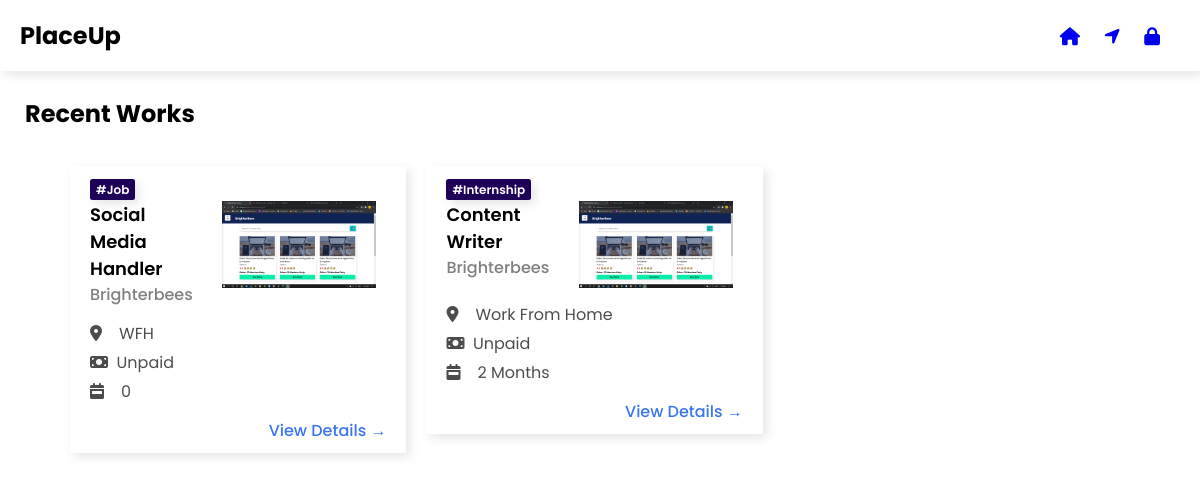
Page /placeup/works/ (signed in) on the committed database.
### PLACEUP/models.py (models this page shows)
class Work(models.Model):
    TYPE = (('INERNSHIP','INERNSHIP'),('JOB','JOB'))
    EMP = (('Part Time Job','Part Time Job'),('Full Time Job','Full Time Job'))
    Type = models.CharField(max_length=20)
    emp_type = models.CharField(max_length=50)
    work_name = models.CharField(max_length=100)
    company = models.ForeignKey(CompanyProfile, on_delete = models.CASCADE)
    about = RichTextField()
    min_requirement = RichTextField()
    location = models.CharField(max_length=100) # Work from Home , Remote or Delhi, India
    experience_or_time = models.CharField(max_length=10) # Expererience in Job and INtern time in Internship
    tech_stack = models.CharField(max_length=100)
    posted = models.DateField(auto_now_add = True)
    number_of_vacancy = models.CharField(max_length=3)
    status = models.BooleanField(default = True)
    salary_or_stipend = models.CharField(max_length=20)
    applicants = models.ManyToManyField(Profile)
    resume_selected = models.ManyToManyField(Profile, related_name = 'resume_selected')
    hired = models.ManyToManyField(Profile, related_name = 'hired')

class CompanyProfile(models.Model):
    company_type = models.CharField(max_length = 30)
    company_specialization = models.CharField(max_length = 30)
    phone = models.CharField(max_length = 20)
    company_logo = models.ImageField(upload_to = "company_logo")
    about_company = models.TextField(max_length=300)
    company_site = models.CharField(max_length = 50)
    username = models.OneToOneField(User, on_delete=models.CASCADE)

### PLACEUP/views.py (the view)
# urls.py: path('works/', jobs, name='jobs'),
def jobs(request):
    try:
        if request.session['username']:
            data = Work.objects.filter(status = True)
            print(data)
            data = data[::-1]
            return render(request, 'placeup/jobs-intern-plateform.html',{'data':data})
    except:
        return HttpResponse('Error 404')

### templates/placeup/jobs-intern-plateform.html (shortened to what this page needs)
{% load static %}
<!DOCTYPE html>
<html lang="en">
  <head>
    <link rel="stylesheet" href="{% static 'style.css' %}" />
    <link rel="stylesheet" href="{% static 'jobs-intern.css' %}" />
  </head>
  <body>
    <nav class="nav_head">
      <div class="left">
        <h2>PlaceUp</h2>
      </div>
      <div class="right" style="margin-top: 5px;">
        <a href="{% url 'dashboard' %}" class="app"><i class="fas fa-home"></i></a>
        <a href="{% url 'myapplications' %}" class="app"><i class="fas fa-location-arrow"></i></a>
        <a href="{% url 'logout' %}" class="app"><i class="fas fa-lock"></i></a>
      </div>
    </nav>
    <h2 class="cardContainer" style="margin: 25px">Recent Works</h2>
    <div class="cardContainer">
      {% for val in data %}
      <div class="card">
        <span >#{{val.Type}}</span>
        <div class="info">
          <div>
            <h2>{{val.work_name}}</h2>
            <p class="cname">{{val.company.username.first_name}}</p>
          </div>
          <div>
            <img
            src="{% static '../media/images/' %}{{val.company.company_logo}}"
              alt=""
            />
          </div>
        </div>
        <div class="info_more">
          <p>
            <i class="fas fa-map-marker-alt"></i>&nbsp;&nbsp;&nbsp;&nbsp;{{val.location}}
          </p>
          <p><i class="fas fa-money-bill"></i>&nbsp;&nbsp;{{val.salary_or_stipend}}</p>
          <p><i class="fas fa-calendar-week"></i>&nbsp;&nbsp;&nbsp; {{val.experience_or_time}}</p>
        </div>
        <div class="apply">
          <a href="{% url 'job_detail' id=val.id %}">View Details &rarr;</a>
        </div>
      </div>
      {% endfor %}
    </div>
  </body>
</html>

### static/style.css (style rules this page uses)
* { margin: 0; padding: 0; user-select: none; box-sizing: border-box; font-family: "Poppins", sans-serif; }
nav { padding: 18px 20px; box-shadow: 4px 4px 10px rgba(0, 0, 0, 0.1); width: 100%; height: auto; }

### static/jobs-intern.css (style rules this page uses)
nav { padding: 18px 20px; box-shadow: 4px 4px 10px rgba(0, 0, 0, 0.1); width: 100%; height: auto; display: inline-flex; justify-content: space-between; }
nav .right a { font-weight: 550; font-size: 18px; text-decoration: none; margin-right: 20px; }
.app { text-decoration: none; font-weight: 500; }
.card span { font-size: 12px; background: rgb(31, 0, 88); color: white; border-radius: 2.5px; box-shadow: 4px 4px 10px rgba(0, 0, 0, 0.1); font-weight: 550; padding: 2px 6px; margin: 3px 0px; }
.card { float: left; width: calc(33% - 20px); padding: 10px 20px; margin: 10px; height: auto; box-shadow: 4px 4px 10px rgba(0, 0, 0, 0.1); }
.cardContainer:after { content: ""; display: table; clear: both; }
.cardContainer { width: 90%; height: auto; margin: 0 auto; }
.card img { width: 100%; height: auto; }
.card .info { display: flex; }
.card .info img { width: 90%; float: right; padding: 0 10px; }
.card .cname { color: rgba(0, 0, 0, 0.5); font-weight: 500; }
.card .info_more { padding: 12px 0px; color: rgba(0, 0, 0, 0.7); }
.card .info_more p { padding: 2px 0px; }
.card .info h2 { font-weight: 550; font-size: 18px; }
.apply a { text-decoration: none; font-weight: 500; color: rgb(57, 116, 243); box-shadow: rgba(0, 0, 0, 0.1); float: right; }

### rows in the picture
Work: Type "Job", work_name "Social Media Handler", company.username.first_name "Brighterbees", company.company_logo (picture), location "WFH", salary_or_stipend "Unpaid", experience_or_time "0"
Work: Type "Internship", work_name "Content Writer", company.username.first_name "Brighterbees", company.company_logo (picture), location "Work From Home", salary_or_stipend "Unpaid", experience_or_time "2 Months"
